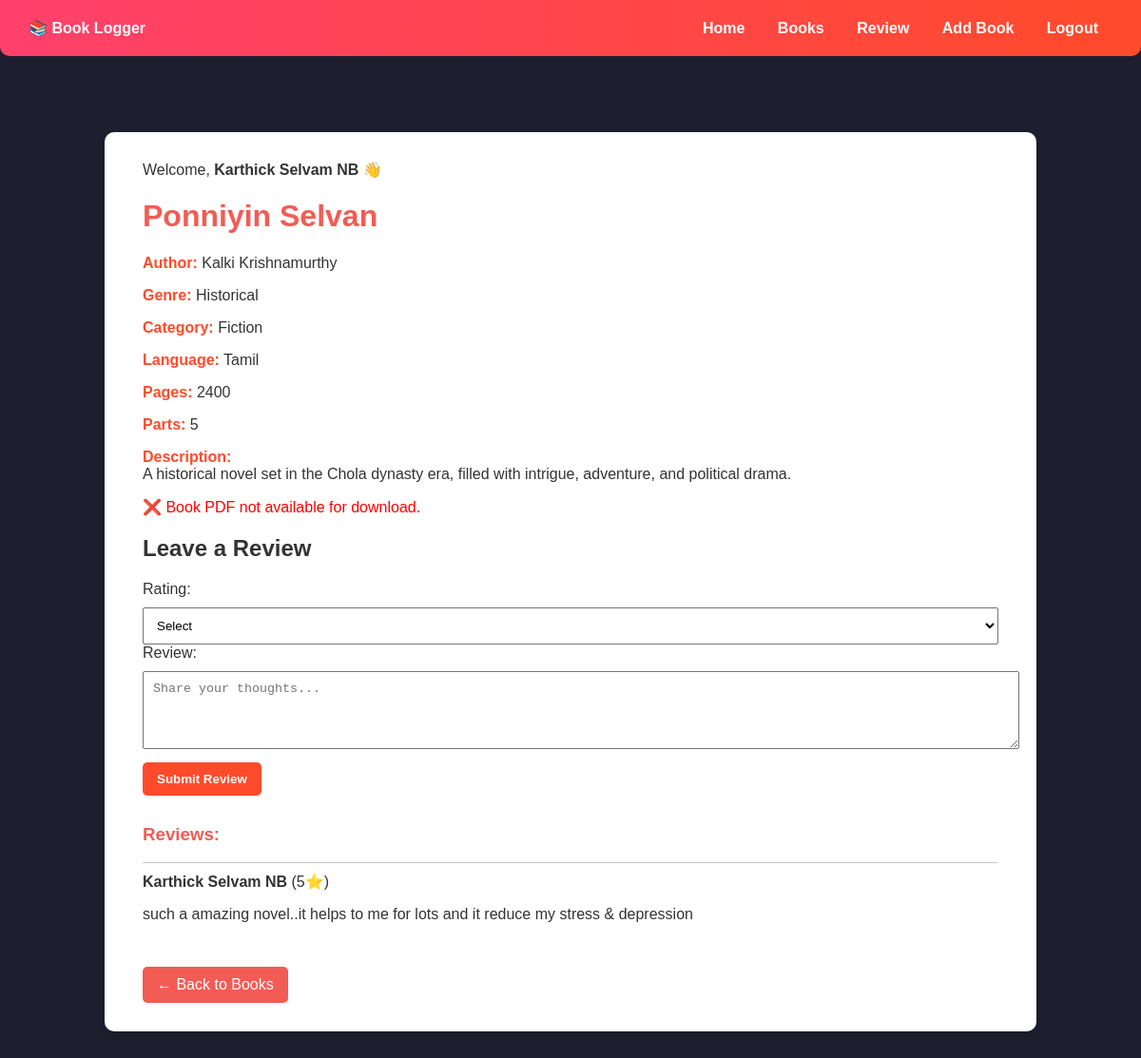
/read-book.php?id=34 (signed in), run on the app's committed database.
### tables this page shows
CREATE TABLE `books` (
  `id` int(11) NOT NULL,
  `title` varchar(255) DEFAULT NULL,
  `author` varchar(255) DEFAULT NULL,
  `genre` varchar(100) DEFAULT NULL,
  `category` varchar(100) DEFAULT NULL,
  `language` varchar(50) DEFAULT NULL,
  `created_at` timestamp NOT NULL DEFAULT current_timestamp(),
  `pages` int(11) DEFAULT NULL,
  `parts` int(11) DEFAULT NULL,
  `full_description` text DEFAULT NULL,
  `file_path` varchar(255) DEFAULT NULL,
  `cover_image` varchar(255) DEFAULT NULL,
  `image_path` varchar(255) DEFAULT NULL
);

CREATE TABLE `reviews` (
  `id` int(11) NOT NULL,
  `book_id` int(11) NOT NULL,
  `username` varchar(255) NOT NULL,
  `rating` int(11) DEFAULT NULL CHECK (`rating` >= 1 and `rating` <= 5),
  `review` text DEFAULT NULL,
  `created_at` timestamp NOT NULL DEFAULT current_timestamp()
);

### read-book.php (the view, shortened to what this page needs)
<?php
include 'db.php';
$username = $_SESSION['username'];
$displayName = ucwords(str_replace(['_', '-'], ' ', $username));
$book_id = intval($_GET['id'] ?? 0);
$book = null;
if ($book_id) {
    $sql = "SELECT * FROM books WHERE id = $book_id LIMIT 1";
    $result = mysqli_query($conn, $sql);
    if ($result && mysqli_num_rows($result)) {
        $book = mysqli_fetch_assoc($result);
    }
}
$reviews = [];
$rev_sql = "SELECT * FROM reviews WHERE book_id = $book_id ORDER BY created_at DESC";
$rev_result = mysqli_query($conn, $rev_sql);
if ($rev_result) {
    while ($row = mysqli_fetch_assoc($rev_result)) {
        $reviews[] = $row;
    }
}
?>
<!DOCTYPE html>
<html lang="en">
<head>
</head>
<body>
<div class="home-header">
  <div class="nav-title"><strong>📚 Book Logger</strong></div>
  <div class="nav-links">
    <a href="home.php">Home</a>
    <a href="books.php">Books</a>
    <a href="reviews.php">Review</a>
    <a href="add-book.php">Add Book</a>
    <a href="logout.php">Logout</a>
  </div>
</div>
<div class="container">
  <div class="welcome">Welcome, <strong><?= htmlspecialchars($displayName); ?></strong> 👋</div>
  <?php if ($book): ?>
    <h1><?= htmlspecialchars($book['title']); ?></h1>
    <div class="book-detail">
      <p><strong>Author:</strong> <?= htmlspecialchars($book['author']); ?></p>
      <p><strong>Genre:</strong> <?= htmlspecialchars($book['genre']); ?></p>
      <p><strong>Category:</strong> <?= htmlspecialchars($book['category']); ?></p>
      <p><strong>Language:</strong> <?= htmlspecialchars($book['language']); ?></p>
      <p><strong>Pages:</strong> <?= $book['pages'] ?></p>
      <p><strong>Parts:</strong> <?= $book['parts'] ?></p>
      <p><strong>Description:</strong><br><?= nl2br(htmlspecialchars($book['full_description'])); ?></p>
    </div>
    <?php
      $path = $book['file_path'];
      $fullPath = __DIR__ . '/' . $path;
      if (!empty($path) && file_exists($fullPath)):
    ?>
      <a class="download-link" href="<?= htmlspecialchars($path); ?>" download>📥 Download Book</a>
    <?php else: ?>
      <p style="color: red; margin-top: 15px;">❌ Book PDF not available for download.</p>
    <?php endif; ?>
    <h2>Leave a Review</h2>
    <form class="review-form" method="post">
      <label>Rating:</label>
      <select name="rating" required>
        <option value="">Select</option>
      </select>
      <label>Review:</label>
      <textarea name="review" rows="4" placeholder="Share your thoughts..." required></textarea>
      <button type="submit">Submit Review</button>
    </form>
    <div class="review-list">
      <h3>Reviews:</h3>
      <?php if ($reviews): ?>
        <?php foreach ($reviews as $rev): ?>
          <div class="review-box">
            <strong><?= htmlspecialchars($rev['username']); ?></strong> (<?= $rev['rating'] ?>⭐)
            <p><?= nl2br(htmlspecialchars($rev['review'])); ?></p>
          </div>
        <?php endforeach; ?>
      <?php else: ?>
        <p>No reviews yet. Be the first!</p>
      <?php endif; ?>
    </div>
    <a href="books.php" class="back-btn">← Back to Books</a>
  <?php else: ?>
    <div class="not-found">Book not found. Please check the link or return to the book list.</div>
    <a href="books.php" class="back-btn">← Back to Books</a>
  <?php endif; ?>
</div>
</body>
</html>

### read-book.php (style rules this page uses)
body { font-family: Arial; background: #1e1e2f; margin: 0; color: #333; }
.home-header { position: sticky; top: 0; z-index: 1000; background: linear-gradient(to right, #ff416c, #ff4b2b); color: white; padding: 20px 30px; display: flex; justify-content: space-between; align-items: center; border-radius: 0 0 10px 10px; }
.home-header .nav-links a { color: white; margin: 0 15px; text-decoration: none; font-weight: bold; }
.container { max-width: 900px; background: white; margin: 80px auto 40px; padding: 30px 40px; border-radius: 10px; box-shadow: 0 4px 10px rgba(0,0,0,0.1); }
h1 { color: #f25c54; }
.book-detail p strong { color: #ff4b2b; }
.download-link, .back-btn { display: inline-block; margin-top: 20px; padding: 10px 15px; background: #f25c54; color: white; border-radius: 5px; text-decoration: none; }
.review-form textarea, .review-form select { width: 100%; padding: 10px; margin-top: 10px; }
.review-form button { margin-top: 10px; background: #ff4b2b; border: none; color: white; padding: 10px 15px; border-radius: 5px; font-weight: bold; cursor: pointer; }
.review-list { margin-top: 30px; }
.review-list h3 { color: #f25c54; }
.review-box { border-top: 1px solid #ccc; padding: 10px 0; }

### data on the page
books: title "Ponniyin Selvan", author "Kalki Krishnamurthy", genre "Historical", category "Fiction", language "Tamil", pages "2400", parts "5", full_description "A historical novel set in the Chola dynasty era, filled with intrigue, adventure, and political drama."
reviews: username "Karthick Selvam NB", rating "5", review "such a amazing novel..it helps to me for lots and it reduce my stress & depression"

### other printed values
$displayName "Karthick Selvam NB"
